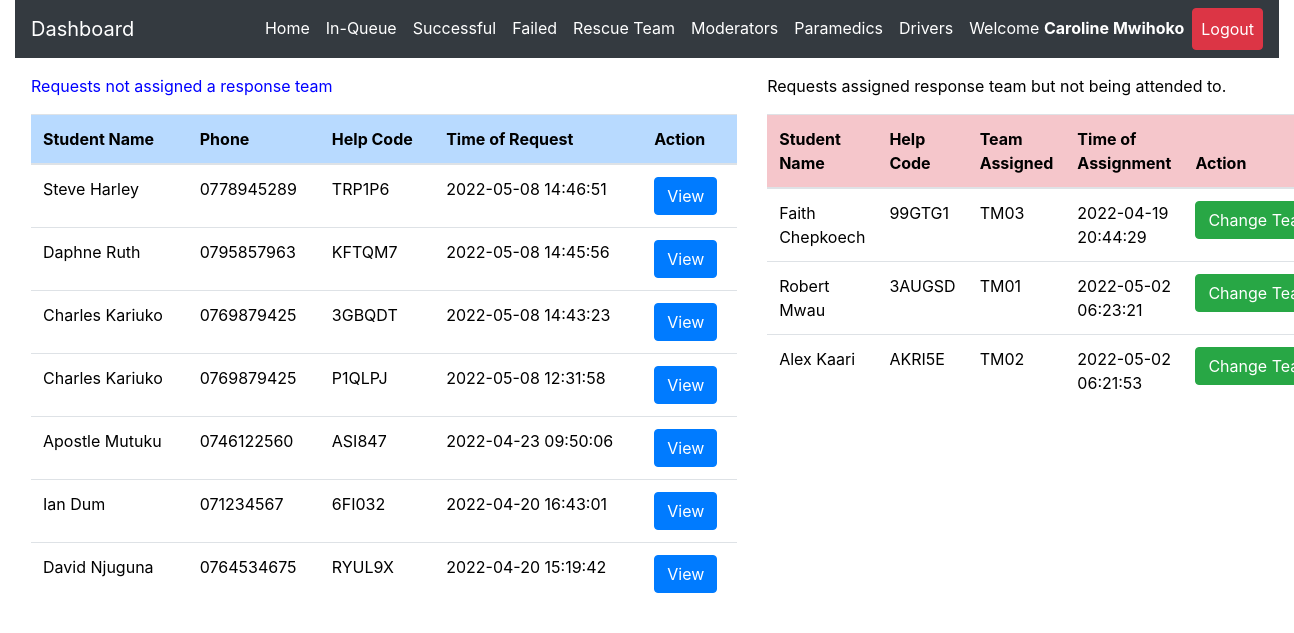
The app's page /admin/inqueue.php (signed in), older data.
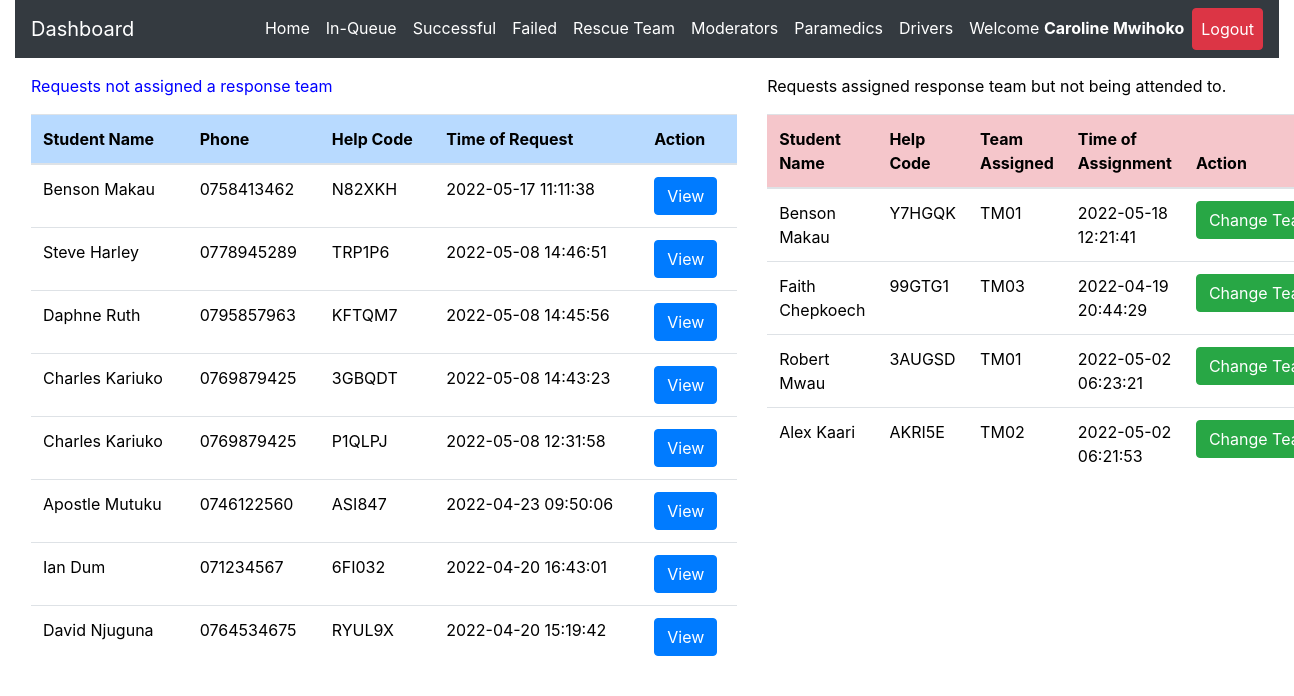
The same page, newer data.
### tables this page shows
CREATE TABLE `request_status` (
  `id` int(20) NOT NULL,
  `helpID` varchar(50) NOT NULL,
  `ip_address` varchar(100) NOT NULL,
  `request_latitude` varchar(50) NOT NULL,
  `request_longitude` varchar(50) NOT NULL,
  `status` varchar(50) DEFAULT 'Pending',
  `emergency_type` varchar(50) NOT NULL,
  `emergency_description` varchar(255) DEFAULT NULL,
  `admNo` varchar(255) NOT NULL,
  `timestamp` datetime NOT NULL DEFAULT CURRENT_TIMESTAMP
);

CREATE TABLE `student_details` (
  `id` int(20) NOT NULL,
  `regNum` varchar(255) NOT NULL,
  `firstname` varchar(255) NOT NULL,
  `lastname` varchar(255) NOT NULL,
  `emailaddress` varchar(255) NOT NULL,
  `phonenumber` varchar(15) NOT NULL,
  `password` varchar(255) NOT NULL,
  `password_reset_token` varchar(500) DEFAULT NULL,
  `date` datetime NOT NULL DEFAULT CURRENT_TIMESTAMP
);

CREATE TABLE `rescue_team_tasks` (
  `id` int(10) NOT NULL,
  `task_help_code` varchar(50) NOT NULL,
  `rescue_team_id` varchar(50) NOT NULL,
  `assigning_admin_id` varchar(50) NOT NULL,
  `team_status` varchar(255) NOT NULL DEFAULT 'Unassigned',
  `assignment_time` datetime NOT NULL DEFAULT CURRENT_TIMESTAMP,
  `ip_address` varchar(50) NOT NULL DEFAULT '0.0.0.0',
  `latitude` varchar(20) NOT NULL DEFAULT '0.0',
  `longitude` varchar(20) NOT NULL DEFAULT '0.0'
);

### admin/inqueue.php (the view, shortened to what this page needs)
<?php
include 'server.php';
?>
<!DOCTYPE html>
<html lang="en">
<?php include './includes/header.php'; ?>
  <body>
    <?php include './includes/navbar.php'; ?>
  <div class="row m-3">
    <div class="col-md-7">
<div class="table-responsive-lg">
    <table class="table" style='color:black'>
        <thead>
          <p  style='color:blue; font-weight:normal'>
          Requests not assigned a response team
</p>
            <tr >
              <th scope="col" class="table-primary">Student Name</th>
              <th scope="col" class="table-primary">Phone</th>
              <th scope="col" class="table-primary">Help Code</th>
              <th scope="col" class="table-primary">Time of Request</th>
              <th scope="col" class="table-primary">Action</th>
            </tr>
          </thead>
          <tbody>
    <?php
    if($_SESSION['admin_id']){
        $data_fetch_query = "SELECT request_status.id, request_status.helpID,request_status.status,
        request_status.admNo,request_status.timestamp,student_details.regNum,student_details.regNum,
        student_details.firstname,student_details.lastname,student_details.phonenumber
        FROM request_status
        INNER JOIN student_details ON request_status.admNo = student_details.regNum  WHERE request_status.status ='Pending' order by request_status.timestamp DESC;";
        $data_result = mysqli_query($db, $data_fetch_query);
        if ($data_result->num_rows > 0){
            while($row = $data_result->fetch_assoc()) {
            $help_code=$row["helpID"];
        echo "<tr style='font-weight:normal'> <td>" .$row["firstname"]. " ".$row["lastname"]. "</td>";
        echo "<td>" .$row["phonenumber"]."</td>";
        echo "<td>" .$row["helpID"]."</td>";
        echo "<td>" .$row["timestamp"]."</td>";
        echo "<td>
        <form method ='POST' action='server.php'>
        <input  type='text' hidden name='help_code' value='$help_code'>
        <input type='submit' value='View' name='view-btn' class='btn btn-primary'>
        </form>
        </td> </tr>";
        }
        }else{
        echo "<td>"."No Requests Found"."</td>";
        }
        } else{
            echo "<td>"."No Data Found"."</td>";
        }
?>
          </tbody>
    </table>
  </div>
  </div>
  <div class="col-md-5">
    <div class="table-responsive-lg">
        <table class="table" style='color:black'>
            <thead>
              <p style='color:black; font-weight:normal'>
              Requests assigned response team but not being attended to.
      </p>
                <tr >
                  <th scope="col" class="table-danger">Student Name</th>
                  <th scope="col" class="table-danger">Help Code</th>
                  <th scope="col" class="table-danger">Team Assigned</th>
                  <th scope="col" class="table-danger">Time of Assignment</th>
                  <th scope="col" class="table-danger">Action</th>
                </tr>
              </thead>
              <tbody>
        <?php
        if($_SESSION['admin_id']){
          $data_fetch_query = "SELECT request_status.id, request_status.helpID,request_status.status,
          request_status.admNo,request_status.timestamp,student_details.regNum,student_details.regNum,
          student_details.firstname,student_details.lastname,student_details.phonenumber, rescue_team_tasks.*
          FROM request_status
          INNER JOIN student_details ON request_status.admNo = student_details.regNum
          INNER JOIN rescue_team_tasks ON request_status.helpID = rescue_team_tasks.task_help_code
          WHERE request_status.status ='Assigned' order by request_status.timestamp DESC;";
            $data_result = mysqli_query($db, $data_fetch_query);
            if ($data_result->num_rows > 0){
                while($row = $data_result->fetch_assoc()) {
                $help_code=$row["helpID"];
            echo "<tr style='font-weight:normal'> <td>" .$row["firstname"]. " ".$row["lastname"]. "</td>";
            echo "<td>" .$row["helpID"]."</td>";
            echo "<td>" .$row["rescue_team_id"]."</td>";
            echo "<td>" .$row["assignment_time"]."</td>";
            echo "<td>
            <form method ='POST' action='server.php'>
            <input hidden type='text' name='help_code_2' value='$help_code'>
            <input type='submit' name='reassign-btn' value='Change Team' class='btn btn-success'>
            </form>
            </td> </tr>";
            }
            }else{
            echo "<td>"."No Data is available"."</td>";
            }
            } else{
                echo "<td>"."No Data Found"."</td>";
            }
    ?>
              </tbody>
        </table>
      </div>
      </div>
</div>
  </body>
</html>

### admin/includes/header.php (shortened to what this page needs)
<head>
    <link rel="stylesheet" href="https://cdnjs.cloudflare.com/ajax/libs/font-awesome/6.0.0/css/all.min.css" />
    <link rel="stylesheet" href="https://maxcdn.bootstrapcdn.com/bootstrap/4.0.0/css/bootstrap.min.css">
    <link rel="stylesheet" href="./static/css/style.css" />
  </head>

### admin/includes/navbar.php (shortened to what this page needs)
<div class="container-fluid" id="mynav">
  <nav class="navbar navbar-expand-lg navbar-dark bg-dark ">
  <a class="navbar-brand" href="./dashboard.php">Dashboard</a>
  <div class="collapse navbar-collapse" id="navbarSupportedContent">
    <ul class="navbar-nav ml-auto ">
      <?php
     if($_SESSION['admin_id']){ ?>
    <li class="nav-item">
        <a class="nav-link active" href="dashboard.php">Home</a>
      </li>
     <li class="nav-item">
        <a class="nav-link active" href="inqueue.php">In-Queue</a>
      </li>
      <li class="nav-item">
        <a class="nav-link active" href="successful.php">Successful</a>
      </li>
      <li class="nav-item">
        <a class="nav-link active" href="failed.php">Failed</a>
      </li>
      <li class="nav-item">
        <a class="nav-link active" href="team.php">Rescue Team</a>
      </li>
      <li class="nav-item">
        <a class="nav-link active" href="moderators.php">Moderators</a>
      </li>
      <li class="nav-item">
        <a class="nav-link active" href="paramedics.php">Paramedics</a>
      </li>
      <li class="nav-item">
        <a class="nav-link active" href="drivers.php">Drivers</a>
      </li>
      <li class="nav-item active">
      <a class="nav-link" href="javascript:void(0)">
      <?php echo "Welcome ". "<strong style='color:white;'>".$_SESSION['admin_firstname']." ".$_SESSION['admin_lastname'];  ?> </a>
      </li>
      <li class="nav-item active">
        <a class="nav-link btn btn-danger" href="logout.php">Logout </a>
      </li>
         <?php
  }
 ?>
    </ul>
  </div>
</nav>
</div>

Row changes from the older to the newer data that the page shows:
added request_status: admNo.firstname "Benson", admNo.lastname "Makau", admNo.phonenumber "0758413462", helpID "N82XKH", timestamp "2022-05-17 11:11:38"
added request_status: admNo.firstname "Benson", admNo.lastname "Makau", helpID "Y7HGQK", rescue_team_tasks.rescue_team_id "TM01", rescue_team_tasks.assignment_time "2022-05-18 12:21:41"
